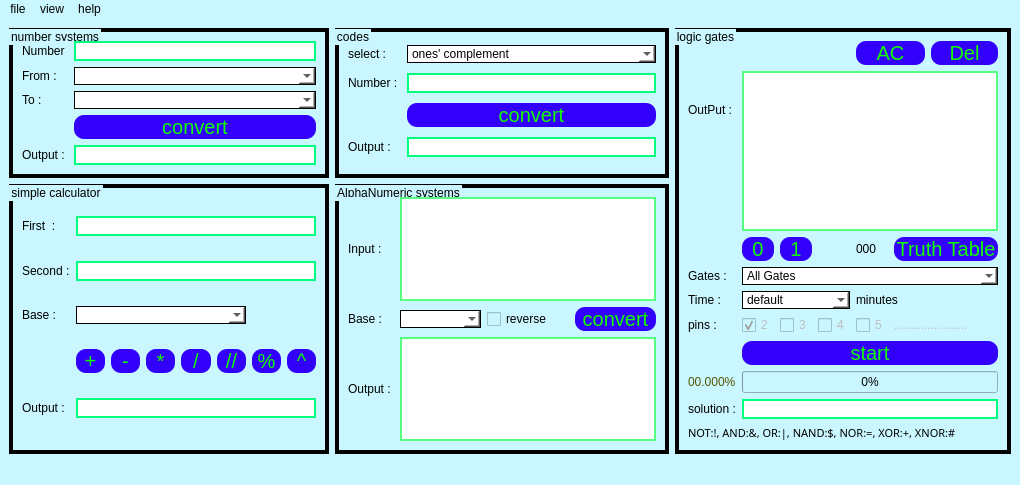
<?xml version="1.0" encoding="UTF-8"?>
<ui version="4.0">
 <class>MainWindow</class>
 <widget class="QMainWindow" name="MainWindow">
  <property name="geometry">
   <rect>
    <x>0</x>
    <y>0</y>
    <width>1020</width>
    <height>485</height>
   </rect>
  </property>
  <property name="windowTitle">
   <string>Digital</string>
  </property>
  <property name="windowIcon">
   <iconset resource="photo.qrc">
    <normaloff>:/icon/zo.png</normaloff>:/icon/zo.png</iconset>
  </property>
  <property name="styleSheet">
   <string notr="true">QWidget
{
background-color: rgb(202, 247, 255);
}
QMenuBar{

}
QGroupBox{
border: 4px solid;
}
QTextEdit{
background-color: rgb(255, 255, 255);
border : 2px solid rgb(85, 255, 127);
	font: 10pt &quot;MS Shell Dlg 2&quot;;
}
QLabel{
font: 75 14pt &quot;Arial&quot;;
}
 QComboBox {
	border: 1px solid ;
	background-color: rgb(255, 255, 255);
	font: 75 16pt &quot;Arial&quot;;

 }
QLineEdit {
     border: 2px solid rgb(0, 255, 127);
     background: white;
	
	
	font: 75 16pt &quot;MS Shell Dlg 2&quot;;
 }

QLineEdit:hover {
border-color: rgb(170, 0, 255);

}

QPushButton {
border-color: rgb(50, 0, 250);
   border-radius: 10px;
   color: #11FF00;
   font-family: Arial;
   font-size: 20px;
   font-weight: 200;

   background-color: #3200FA;

   text-decoration: none;
   display: inline-block;
   cursor: pointer;
}

QPushButton:hover {
   background: #2BAAFF;
}

QPushButton:pressed {
background-color: rgb(86, 12, 198);}</string>
  </property>
  <widget class="QWidget" name="centralwidget">
   <layout class="QGridLayout" name="gridLayout">
    <item row="0" column="0">
     <widget class="QGroupBox" name="groupBox">
      <property name="styleSheet">
       <string notr="true"/>
      </property>
      <property name="title">
       <string>number systems</string>
      </property>
      <layout class="QGridLayout" name="gridLayout_5">
       <item row="0" column="0">
        <widget class="QLabel" name="label">
         <property name="text">
          <string>Number</string>
         </property>
        </widget>
       </item>
       <item row="0" column="1">
        <widget class="QLineEdit" name="ns_number"/>
       </item>
       <item row="1" column="0">
        <widget class="QLabel" name="label_2">
         <property name="text">
          <string>From :</string>
         </property>
        </widget>
       </item>
       <item row="1" column="1">
        <widget class="QComboBox" name="ns_from">
         <property name="currentText">
          <string/>
         </property>
         <property name="maxVisibleItems">
          <number>6</number>
         </property>
        </widget>
       </item>
       <item row="2" column="0">
        <widget class="QLabel" name="label_3">
         <property name="text">
          <string>To :</string>
         </property>
        </widget>
       </item>
       <item row="2" column="1">
        <widget class="QComboBox" name="ns_to">
         <property name="maxVisibleItems">
          <number>6</number>
         </property>
        </widget>
       </item>
       <item row="3" column="1">
        <widget class="QPushButton" name="ns_btn">
         <property name="text">
          <string>convert</string>
         </property>
        </widget>
       </item>
       <item row="4" column="0">
        <widget class="QLabel" name="label_4">
         <property name="text">
          <string>Output : </string>
         </property>
        </widget>
       </item>
       <item row="4" column="1">
        <widget class="QLineEdit" name="ns_out"/>
       </item>
      </layout>
     </widget>
    </item>
    <item row="0" column="1">
     <widget class="QGroupBox" name="groupBox_3">
      <property name="styleSheet">
       <string notr="true"/>
      </property>
      <property name="title">
       <string>codes</string>
      </property>
      <layout class="QGridLayout" name="gridLayout_3">
       <item row="0" column="0">
        <widget class="QLabel" name="label_9">
         <property name="text">
          <string>select : </string>
         </property>
        </widget>
       </item>
       <item row="0" column="1">
        <widget class="QComboBox" name="code_select">
         <property name="maxVisibleItems">
          <number>6</number>
         </property>
         <item>
          <property name="text">
           <string>ones' complement</string>
          </property>
         </item>
         <item>
          <property name="text">
           <string>twos' complement</string>
          </property>
         </item>
         <item>
          <property name="text">
           <string>ones' decimal value</string>
          </property>
         </item>
         <item>
          <property name="text">
           <string>twos' decimal value</string>
          </property>
         </item>
         <item>
          <property name="text">
           <string>binary to gary</string>
          </property>
         </item>
         <item>
          <property name="text">
           <string>gray to binary</string>
          </property>
         </item>
         <item>
          <property name="text">
           <string>gray decimal value</string>
          </property>
         </item>
         <item>
          <property name="text">
           <string>decimal to BCD</string>
          </property>
         </item>
         <item>
          <property name="text">
           <string>BCD to decimal</string>
          </property>
         </item>
        </widget>
       </item>
       <item row="1" column="0">
        <widget class="QLabel" name="label_10">
         <property name="text">
          <string>Number : </string>
         </property>
        </widget>
       </item>
       <item row="1" column="1">
        <widget class="QLineEdit" name="code_number"/>
       </item>
       <item row="2" column="1">
        <widget class="QPushButton" name="code_btn">
         <property name="text">
          <string>convert</string>
         </property>
        </widget>
       </item>
       <item row="3" column="0">
        <widget class="QLabel" name="label_11">
         <property name="text">
          <string>Output : </string>
         </property>
        </widget>
       </item>
       <item row="3" column="1">
        <widget class="QLineEdit" name="code_out"/>
       </item>
      </layout>
      <zorder>code_btn</zorder>
      <zorder>code_number</zorder>
      <zorder>code_select</zorder>
      <zorder>label_9</zorder>
      <zorder>label_10</zorder>
      <zorder>label_11</zorder>
      <zorder>code_out</zorder>
     </widget>
    </item>
    <item row="1" column="1">
     <widget class="QGroupBox" name="groupBox_4">
      <property name="styleSheet">
       <string notr="true"/>
      </property>
      <property name="title">
       <string>AlphaNumeric systems</string>
      </property>
      <layout class="QGridLayout" name="gridLayout_4">
       <item row="1" column="3">
        <widget class="QPushButton" name="cb_btn">
         <property name="text">
          <string>convert</string>
         </property>
        </widget>
       </item>
       <item row="0" column="0">
        <widget class="QLabel" name="label_12">
         <property name="styleSheet">
          <string notr="true">QGroupBox{
background-color: rgb(5, 21, 255);
}</string>
         </property>
         <property name="text">
          <string>Input : </string>
         </property>
        </widget>
       </item>
       <item row="1" column="1">
        <widget class="QComboBox" name="cb_base">
         <property name="maxVisibleItems">
          <number>6</number>
         </property>
        </widget>
       </item>
       <item row="0" column="1" colspan="3">
        <widget class="QTextEdit" name="cb_input">
         <property name="tabStopWidth">
          <number>80</number>
         </property>
        </widget>
       </item>
       <item row="2" column="1" colspan="3">
        <widget class="QTextEdit" name="cb_out">
         <property name="tabStopWidth">
          <number>80</number>
         </property>
        </widget>
       </item>
       <item row="1" column="2">
        <widget class="QCheckBox" name="cb_reverse">
         <property name="text">
          <string>reverse</string>
         </property>
        </widget>
       </item>
       <item row="1" column="0">
        <widget class="QLabel" name="label_14">
         <property name="text">
          <string>Base : </string>
         </property>
        </widget>
       </item>
       <item row="2" column="0">
        <widget class="QLabel" name="label_13">
         <property name="text">
          <string>Output : </string>
         </property>
        </widget>
       </item>
      </layout>
     </widget>
    </item>
    <item row="1" column="0">
     <widget class="QGroupBox" name="groupBox_2">
      <property name="styleSheet">
       <string notr="true"/>
      </property>
      <property name="title">
       <string>simple calculator</string>
      </property>
      <layout class="QGridLayout" name="gridLayout_6">
       <item row="0" column="0">
        <widget class="QLabel" name="label_5">
         <property name="text">
          <string>First  :</string>
         </property>
        </widget>
       </item>
       <item row="0" column="1" colspan="7">
        <widget class="QLineEdit" name="sc_first"/>
       </item>
       <item row="1" column="0">
        <widget class="QLabel" name="label_6">
         <property name="text">
          <string>Second :</string>
         </property>
        </widget>
       </item>
       <item row="1" column="1" colspan="7">
        <widget class="QLineEdit" name="sc_second"/>
       </item>
       <item row="2" column="0">
        <widget class="QLabel" name="label_7">
         <property name="text">
          <string>Base :</string>
         </property>
        </widget>
       </item>
       <item row="2" column="1" colspan="5">
        <widget class="QComboBox" name="sc_base">
         <property name="maxVisibleItems">
          <number>6</number>
         </property>
        </widget>
       </item>
       <item row="3" column="1">
        <widget class="QPushButton" name="sc_add">
         <property name="text">
          <string>+</string>
         </property>
        </widget>
       </item>
       <item row="3" column="2">
        <widget class="QPushButton" name="sc_sub">
         <property name="text">
          <string>-</string>
         </property>
        </widget>
       </item>
       <item row="3" column="3">
        <widget class="QPushButton" name="sc_mul">
         <property name="text">
          <string>*</string>
         </property>
        </widget>
       </item>
       <item row="3" column="4">
        <widget class="QPushButton" name="sc_div">
         <property name="text">
          <string>/</string>
         </property>
        </widget>
       </item>
       <item row="3" column="5">
        <widget class="QPushButton" name="sc_correct">
         <property name="text">
          <string>//</string>
         </property>
        </widget>
       </item>
       <item row="3" column="6">
        <widget class="QPushButton" name="sc_rem">
         <property name="text">
          <string>%</string>
         </property>
        </widget>
       </item>
       <item row="3" column="7">
        <widget class="QPushButton" name="sc_pow">
         <property name="enabled">
          <bool>true</bool>
         </property>
         <property name="text">
          <string>^</string>
         </property>
        </widget>
       </item>
       <item row="4" column="0">
        <widget class="QLabel" name="label_8">
         <property name="text">
          <string>Output :</string>
         </property>
        </widget>
       </item>
       <item row="4" column="1" colspan="7">
        <widget class="QLineEdit" name="sc_out"/>
       </item>
      </layout>
     </widget>
    </item>
    <item row="0" column="2" rowspan="2">
     <widget class="QGroupBox" name="groupBox_5">
      <property name="styleSheet">
       <string notr="true"/>
      </property>
      <property name="title">
       <string>logic gates</string>
      </property>
      <layout class="QGridLayout" name="gridLayout_2">
       <item row="3" column="4">
        <widget class="QLabel" name="lg_counter">
         <property name="text">
          <string>000</string>
         </property>
        </widget>
       </item>
       <item row="7" column="1" colspan="7">
        <widget class="QPushButton" name="lg_start">
         <property name="enabled">
          <bool>false</bool>
         </property>
         <property name="text">
          <string>start</string>
         </property>
        </widget>
       </item>
       <item row="4" column="0">
        <widget class="QLabel" name="label_16">
         <property name="text">
          <string>Gates :</string>
         </property>
        </widget>
       </item>
       <item row="9" column="1" colspan="7">
        <widget class="QLineEdit" name="lg_solution"/>
       </item>
       <item row="5" column="0">
        <widget class="QLabel" name="label_18">
         <property name="text">
          <string>Time :</string>
         </property>
        </widget>
       </item>
       <item row="3" column="5" colspan="3">
        <widget class="QPushButton" name="lg_ttable">
         <property name="text">
          <string>Truth Table</string>
         </property>
        </widget>
       </item>
       <item row="3" column="1">
        <widget class="QPushButton" name="lg_zero">
         <property name="text">
          <string>0</string>
         </property>
        </widget>
       </item>
       <item row="6" column="0">
        <widget class="QLabel" name="label_21">
         <property name="text">
          <string>pins :</string>
         </property>
        </widget>
       </item>
       <item row="3" column="2">
        <widget class="QPushButton" name="lg_one">
         <property name="text">
          <string>1</string>
         </property>
        </widget>
       </item>
       <item row="0" column="4" colspan="2">
        <widget class="QPushButton" name="lg_ac">
         <property name="text">
          <string>AC</string>
         </property>
        </widget>
       </item>
       <item row="1" column="0">
        <widget class="QLabel" name="label_15">
         <property name="text">
          <string>OutPut :</string>
         </property>
        </widget>
       </item>
       <item row="9" column="0">
        <widget class="QLabel" name="label_17">
         <property name="text">
          <string>solution :</string>
         </property>
        </widget>
       </item>
       <item row="8" column="1" colspan="7">
        <widget class="QProgressBar" name="lg_pbar">
         <property name="value">
          <number>0</number>
         </property>
         <property name="alignment">
          <set>Qt::AlignCenter</set>
         </property>
         <property name="orientation">
          <enum>Qt::Horizontal</enum>
         </property>
        </widget>
       </item>
       <item row="1" column="1" rowspan="2" colspan="7">
        <widget class="QTextEdit" name="lg_out">
         <property name="styleSheet">
          <string notr="true">font: 87 10pt &quot;Arial Black&quot;;</string>
         </property>
         <property name="undoRedoEnabled">
          <bool>true</bool>
         </property>
         <property name="readOnly">
          <bool>true</bool>
         </property>
        </widget>
       </item>
       <item row="0" column="6" colspan="2">
        <widget class="QPushButton" name="lg_del">
         <property name="text">
          <string>Del</string>
         </property>
        </widget>
       </item>
       <item row="5" column="4" colspan="2">
        <widget class="QLabel" name="label_22">
         <property name="text">
          <string>minutes</string>
         </property>
        </widget>
       </item>
       <item row="5" column="1" colspan="3">
        <widget class="QComboBox" name="lg_time">
         <item>
          <property name="text">
           <string>default</string>
          </property>
         </item>
         <item>
          <property name="text">
           <string>1</string>
          </property>
         </item>
         <item>
          <property name="text">
           <string>2</string>
          </property>
         </item>
         <item>
          <property name="text">
           <string>5</string>
          </property>
         </item>
         <item>
          <property name="text">
           <string>10</string>
          </property>
         </item>
         <item>
          <property name="text">
           <string>15</string>
          </property>
         </item>
         <item>
          <property name="text">
           <string>20</string>
          </property>
         </item>
         <item>
          <property name="text">
           <string>30</string>
          </property>
         </item>
         <item>
          <property name="text">
           <string>45</string>
          </property>
         </item>
         <item>
          <property name="text">
           <string>60</string>
          </property>
         </item>
        </widget>
       </item>
       <item row="4" column="1" colspan="7">
        <widget class="QComboBox" name="lg_gates">
         <property name="maxVisibleItems">
          <number>6</number>
         </property>
         <item>
          <property name="text">
           <string>All Gates</string>
          </property>
         </item>
         <item>
          <property name="text">
           <string>NAND, NOR</string>
          </property>
         </item>
         <item>
          <property name="text">
           <string>NOT, AND, OR</string>
          </property>
         </item>
         <item>
          <property name="text">
           <string>NOT, AND, OR, XOR</string>
          </property>
         </item>
        </widget>
       </item>
       <item row="6" column="1">
        <widget class="QCheckBox" name="lg_pin2">
         <property name="enabled">
          <bool>false</bool>
         </property>
         <property name="text">
          <string>2</string>
         </property>
         <property name="checkable">
          <bool>true</bool>
         </property>
         <property name="checked">
          <bool>true</bool>
         </property>
        </widget>
       </item>
       <item row="6" column="2">
        <widget class="QCheckBox" name="lg_pin3">
         <property name="enabled">
          <bool>false</bool>
         </property>
         <property name="text">
          <string>3</string>
         </property>
        </widget>
       </item>
       <item row="6" column="3">
        <widget class="QCheckBox" name="lg_pin4">
         <property name="enabled">
          <bool>false</bool>
         </property>
         <property name="text">
          <string>4</string>
         </property>
        </widget>
       </item>
       <item row="6" column="4">
        <widget class="QCheckBox" name="lg_pin5">
         <property name="enabled">
          <bool>false</bool>
         </property>
         <property name="text">
          <string>5</string>
         </property>
        </widget>
       </item>
       <item row="6" column="5" colspan="3">
        <widget class="QLabel" name="label_19">
         <property name="enabled">
          <bool>false</bool>
         </property>
         <property name="text">
          <string>......................</string>
         </property>
        </widget>
       </item>
       <item row="8" column="0">
        <widget class="QLabel" name="lg_percent">
         <property name="styleSheet">
          <string notr="true">font: 75 12pt &quot;MS Shell Dlg 2&quot;;
color: rgb(85, 85, 0);</string>
         </property>
         <property name="text">
          <string>00.000%</string>
         </property>
        </widget>
       </item>
       <item row="10" column="0" colspan="7">
        <widget class="QLabel" name="label_20">
         <property name="font">
          <font>
           <family>Arial Black</family>
           <pointsize>8</pointsize>
           <weight>10</weight>
           <italic>false</italic>
           <bold>false</bold>
          </font>
         </property>
         <property name="styleSheet">
          <string notr="true">font: 87 8pt &quot;Arial Black&quot;;</string>
         </property>
         <property name="text">
          <string>NOT:!, AND:&amp;, OR:|, NAND:$, NOR:=, XOR:+, XNOR:#</string>
         </property>
        </widget>
       </item>
      </layout>
     </widget>
    </item>
   </layout>
  </widget>
  <widget class="QStatusBar" name="statusbar"/>
  <widget class="QMenuBar" name="menuBar">
   <property name="geometry">
    <rect>
     <x>0</x>
     <y>0</y>
     <width>1020</width>
     <height>21</height>
    </rect>
   </property>
   <widget class="QMenu" name="menuFile">
    <property name="title">
     <string>file</string>
    </property>
    <addaction name="actionExit"/>
   </widget>
   <widget class="QMenu" name="menuHelp">
    <property name="title">
     <string>help</string>
    </property>
    <addaction name="actionHelpMe"/>
    <addaction name="actionAboutMe"/>
   </widget>
   <widget class="QMenu" name="menuView">
    <property name="title">
     <string>view</string>
    </property>
    <addaction name="actionNumber_systems_2"/>
    <addaction name="actionSimple_calculator"/>
    <addaction name="actionCodes"/>
    <addaction name="actionConvert_to_binary"/>
    <addaction name="actionLogic_gates"/>
   </widget>
   <addaction name="menuFile"/>
   <addaction name="menuView"/>
   <addaction name="menuHelp"/>
  </widget>
  <action name="actionExit">
   <property name="text">
    <string>Exit</string>
   </property>
  </action>
  <action name="actionAbout">
   <property name="text">
    <string>about</string>
   </property>
  </action>
  <action name="actionHelp">
   <property name="text">
    <string>help</string>
   </property>
  </action>
  <action name="actionAbout_2">
   <property name="text">
    <string>about</string>
   </property>
  </action>
  <action name="actionSimple_calculator">
   <property name="checkable">
    <bool>true</bool>
   </property>
   <property name="checked">
    <bool>true</bool>
   </property>
   <property name="text">
    <string>simple calculator</string>
   </property>
  </action>
  <action name="actionCodes">
   <property name="checkable">
    <bool>true</bool>
   </property>
   <property name="checked">
    <bool>true</bool>
   </property>
   <property name="text">
    <string>codes</string>
   </property>
  </action>
  <action name="actionConvert_to_binary">
   <property name="checkable">
    <bool>true</bool>
   </property>
   <property name="checked">
    <bool>true</bool>
   </property>
   <property name="text">
    <string>AlphaNumeric systems</string>
   </property>
  </action>
  <action name="actionLogic_gates">
   <property name="checkable">
    <bool>true</bool>
   </property>
   <property name="checked">
    <bool>true</bool>
   </property>
   <property name="text">
    <string>logic gates</string>
   </property>
  </action>
  <action name="actionNumber_systems_2">
   <property name="checkable">
    <bool>true</bool>
   </property>
   <property name="checked">
    <bool>true</bool>
   </property>
   <property name="text">
    <string>number systems</string>
   </property>
  </action>
  <action name="actionHelp_2">
   <property name="text">
    <string>help</string>
   </property>
  </action>
  <action name="actionHelpMe">
   <property name="text">
    <string>help</string>
   </property>
  </action>
  <action name="actionAboutMe">
   <property name="text">
    <string>about</string>
   </property>
  </action>
 </widget>
 <tabstops>
  <tabstop>ns_number</tabstop>
  <tabstop>ns_from</tabstop>
  <tabstop>ns_to</tabstop>
  <tabstop>ns_btn</tabstop>
  <tabstop>ns_out</tabstop>
  <tabstop>sc_first</tabstop>
  <tabstop>sc_second</tabstop>
  <tabstop>sc_base</tabstop>
  <tabstop>sc_add</tabstop>
  <tabstop>sc_sub</tabstop>
  <tabstop>sc_mul</tabstop>
  <tabstop>sc_div</tabstop>
  <tabstop>sc_correct</tabstop>
  <tabstop>sc_rem</tabstop>
  <tabstop>sc_pow</tabstop>
  <tabstop>sc_out</tabstop>
  <tabstop>code_select</tabstop>
  <tabstop>code_number</tabstop>
  <tabstop>code_btn</tabstop>
  <tabstop>code_out</tabstop>
  <tabstop>cb_base</tabstop>
  <tabstop>cb_reverse</tabstop>
  <tabstop>cb_btn</tabstop>
  <tabstop>lg_gates</tabstop>
  <tabstop>lg_start</tabstop>
  <tabstop>cb_input</tabstop>
  <tabstop>cb_out</tabstop>
  <tabstop>lg_out</tabstop>
 </tabstops>
 <resources>
  <include location="photo.qrc"/>
 </resources>
 <connections/>
</ui>
